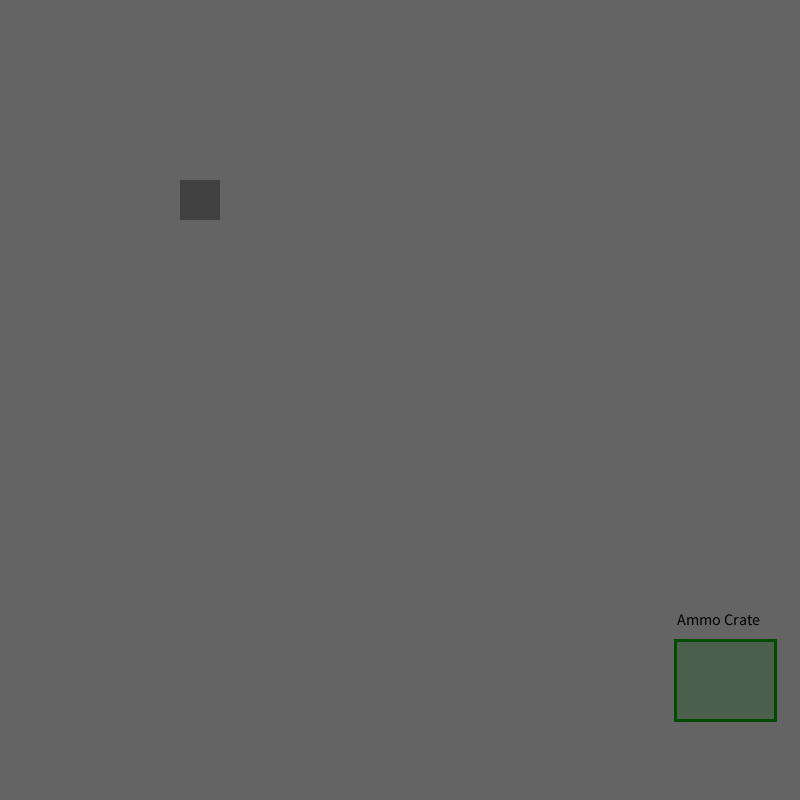
Frame 1 (no input)
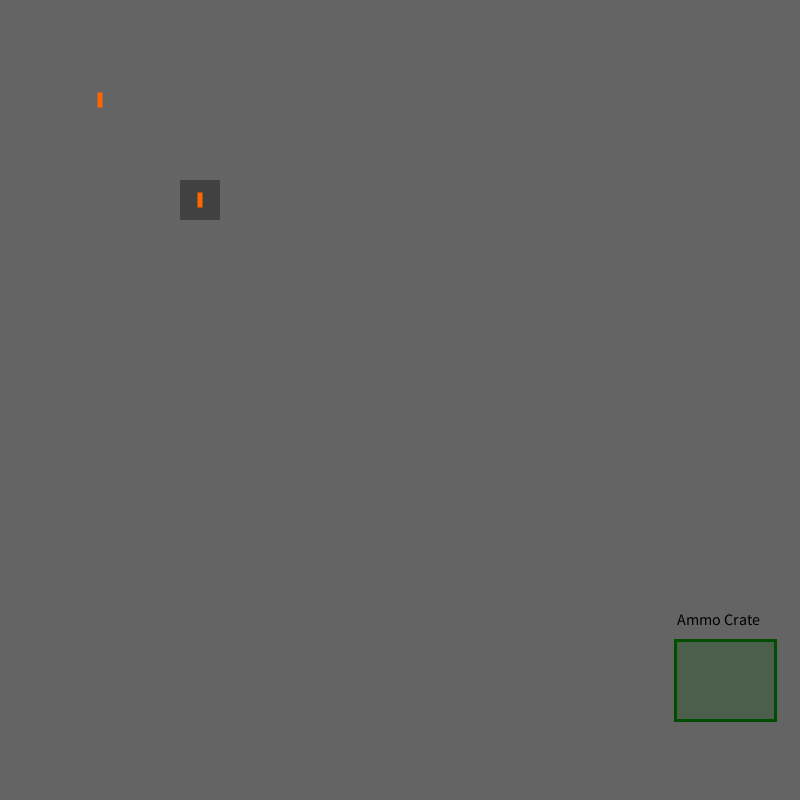
Frame 60 (the mouse pressed at the canvas centre just before this capture)
Frame 120 (the mouse held since frame 60 and released just before this capture): identical to frame 1, image omitted

The Processing sketch that drew these frames (run headless with seeded random() and noise(); from frame 60 on, the mouse is pressed at the canvas centre):

// Processing sketch: ShipGame
// ── ShipGame.pde
Ship ship = new Ship();
Bullet shotA = new Bullet();
Bullet shotB = new Bullet();

void setup() {
  size(800, 800);
}

void draw() {
  background(100);
  
  //Ammo Crate

  ship.show();
  ship.update();
  
  shotA.set();
  shotB.set();
  shotA.show();
  shotB.show();
  
  if(mousePressed == true){
    shotA.hide();
    shotB.hide();
  }
  
  shotA.setxy(100, 100);
  shotB.setxy(ship.x, ship.y);
  
  fill(0, 77, 0, 60);
  stroke(0, 77, 0);
  strokeWeight(3);
  rectMode(CENTER);
  rect(725, 680, 100, 80);
  strokeWeight(10);
  fill(0);
  textSize(16);
  text("Ammo Crate", 677, 625);
}

// ── Bullet.pde
class Bullet {
  int x;
  int y;
  int alpha;
  
  void set() {
    fill(255, 102, 0, this.alpha);
    noStroke();
    rectMode(CENTER);
    rect(x, y, 5, 15);
  }
  
   void hide() {
     this.alpha = 0;
   }
   
   void show(){
     this.alpha = 255;
   }
  
  void setxy(int x, int y){
    this.x = x;
    this.y = y;
  }
  
  void shoot() {
    this.y += 5;
  }
}

// ── Ship.pde
class Ship {
  int x = 200;
  int y = 200;
  int val;

  void show() {
    fill(65);
    noStroke();
    rectMode(CENTER);
    rect(this.x, this.y, 40, 40);
  }

  void update() {
    if (keyPressed == true) {
      if (key == 'a') {
        this.x -= 5;
      }
      if (key == 'd') {
        this.x += 5;
      }
    }
  }
}
